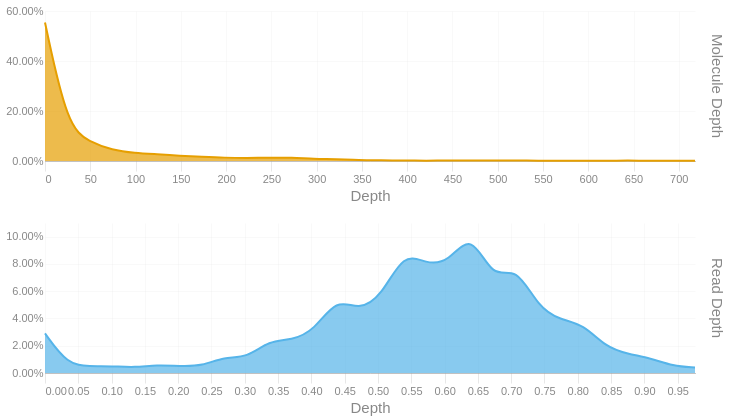

The notebook cell this image was saved under:
### Code cell
readdep = depth_hist(tb['Read Depth'], q99, 3)
readdep = readdep.with_columns(pl.lit('Read Depth').alias('Metric'))
if not SKIPLR:
    moldep = depth_hist(tb['Molecule Depth'], mol_q99, 1)
    moldep = moldep.with_columns(pl.lit('Molecule Depth').alias('Metric'))
    _hist = pl.concat([readdep, moldep])
    _hist = _hist.filter(pl.col('Proportion') != 0)
    with SafeRender(_hist):
        (
            alt.Chart(_hist)        
            .mark_area(interpolate = "basis")
            .encode(
                x=alt.X('Bin:Q').scale(domainMin=0).axis(alt.Axis(title='Depth')),
                y = alt.Y('Proportion:Q', title = None).axis(format = '.2%'),
                color = alt.Color('Metric:N').legend(None),
                row = alt.Row("Metric:N").header(title = None, labelOrient = 'right'),
                tooltip = [
                    alt.Tooltip("Metric:N", title = "Metric"),
                    alt.Tooltip('Interval:N', title = "Depth Interval"),
                    alt.Tooltip('Proportion:Q', title = "% Alignments").format('.2%')
                ]
            )
            .resolve_scale(x='independent', y='independent')
            .properties(
                height = 150, width = 650,
                usermeta={'embedOptions': {'downloadFileName': f'{samplename}.depth.hist'}}
            )
        ).display()
else:
    readdep = readdep.filter(pl.col('Proportion') != 0)
    with SafeRender(readdep):
        (
            alt.Chart(readdep)        
            .mark_area(interpolate = "basis")
            .encode(
                x=alt.X('Bin:Q').scale(domainMin=0).axis(alt.Axis(title='Depth')),
                y = alt.Y('Proportion:Q', title = None).axis(format = '.2%'),
                tooltip = [
                    alt.Tooltip('Interval:N', title = "Depth Interval"),
                    alt.Tooltip('Proportion:Q', title = "% Alignments").format('.2%')
                ]
            )
            .properties(
                usermeta={'embedOptions': {'downloadFileName': f'{samplename}.depth.hist'}}
            )
        ).display()

### Figure 1 — Vega-Lite specification as saved in the notebook (floating-point values rounded to 4 significant figures)
{"width": 650, "height": 150, "config": {"title": {"anchor": "start", "dy": -15, "fontSize": 18, "color": "#888888", "subtitleColor": "#888888", "subtitleFontSize": 14}, "arc": {"fill": "#0072B2"}, "axis": {"domainColor": "#888888", "domainWidth": 0.5, "gridWidth": 0.2, "grid": false, "titleFontWeight": 400, "titleFontSize": 15, "labelFontSize": 11, "labelColor": "#888888", "tickColor": "#888888", "tickWidth": 0.2, "titleColor": "#888888"}, "axisBand": {"grid": false}, "axisX": {"grid": true, "tickSize": 10, "domainCap": "round"}, "axisY": {"domain": false, "grid": true, "tickSize": 0, "domainCap": "round"}, "background": "transparent", "header": {"labelFontSize": 15, "labelColor": "#888888", "titleFontSize": 15, "titleFontWeight": 600, "titleColor": "#888888"}, "legend": {"labelFont": "sans-serif", "labelFontSize": 12, "labelColor": "#888888", "symbolSize": 100, "symbolType": "circle", "titleFontSize": 12, "titlePadding": 10, "titleColor": "#888888", "title": null}, "range": {"category": ["#E69F00", "#56B4E9", "#009E73", "#F0E442", "#0072B2", "#D55E00", "#CC79A7", "#000000"], "diverging": ["#cfe8f3", "#a2d4ec", "#73bfe2", "#46abdb", "#1696d2", "#12719e"]}, "area": {"fill": "#0072B2", "fillOpacity": 0.7, "line": true, "strokeOpacity": 0.7}, "line": {"color": "#0072B2", "stroke": "#0072B2", "strokeWidth": 2}, "trail": {"color": "#0072B2", "stroke": "#0072B2", "strokeWidth": 0, "size": 1}, "point": {"filled": true, "fillOpacity": 1.0, "size": 95}, "text": {"color": "#888888", "fontSize": 11, "align": "right", "fontWeight": 400, "size": 11}, "bar": {"fill": "#0072B2", "stroke": null}, "view": {"stroke": null, "continuousWidth": 660, "continuousHeight": 400}}, "data": {"name": "data-955fdf750ed2e4f571054cb257cf0ff0"}, "mark": {"type": "area", "interpolate": "basis"}, "encoding": {"color": {"field": "Metric", "legend": null, "type": "nominal"}, "row": {"field": "Metric", "header": {"title": null, "labelOrient": "right"}, "type": "nominal"}, "tooltip": [{"field": "Metric", "title": "Metric", "type": "nominal"}, {"field": "Interval", "title": "Depth Interval", "type": "nominal"}, {"field": "Proportion", "format": ".2%", "title": "% Alignments", "type": "quantitative"}], "x": {"axis": {"title": "Depth"}, "field": "Bin", "scale": {"domainMin": 0}, "type": "quantitative"}, "y": {"axis": {"format": ".2%"}, "field": "Proportion", "title": null, "type": "quantitative"}}, "resolve": {"scale": {"x": "independent", "y": "independent"}}, "usermeta": {"embedOptions": {"downloadFileName": "S1_Annapolis_29.depth.hist"}}, "$schema": "https://vega.github.io/schema/vega-lite/v6.1.0.json", "datasets": {"data-955fdf750ed2e4f571054cb257cf0ff0": [{"Bin": 0.0, "Interval": "0.0-0.034", "Proportion": 0.029, "Metric": "Read Depth"}, {"Bin": 0.034, "Interval": "0.034-0.067", "Proportion": 0.006, "Metric": "Read Depth"}, {"Bin": 0.067, "Interval": "0.067-0.101", "Proportion": 0.005, "Metric": "Read Depth"}, {"Bin": 0.101, "Interval": "0.101-0.135", "Proportion": 0.005, "Metric": "Read Depth"}, {"Bin": 0.135, "Interval": "0.135-0.168", "Proportion": 0.004, "Metric": "Read Depth"}, {"Bin": 0.168, "Interval": "0.168-0.202", "Proportion": 0.006, "Metric": "Read Depth"}, {"Bin": 0.202, "Interval": "0.202-0.236", "Proportion": 0.005, "Metric": "Read Depth"}, {"Bin": 0.236, "Interval": "0.236-0.269", "Proportion": 0.005, "Metric": "Read Depth"}, {"Bin": 0.269, "Interval": "0.269-0.303", "Proportion": 0.012, "Metric": "Read Depth"}, {"Bin": 0.303, "Interval": "0.303-0.337", "Proportion": 0.011, "Metric": "Read Depth"}, {"Bin": 0.337, "Interval": "0.337-0.37", "Proportion": 0.024, "Metric": "Read Depth"}, {"Bin": 0.37, "Interval": "0.37-0.404", "Proportion": 0.024, "Metric": "Read Depth"}, {"Bin": 0.404, "Interval": "0.404-0.438", "Proportion": 0.031, "Metric": "Read Depth"}, {"Bin": 0.438, "Interval": "0.438-0.471", "Proportion": 0.055, "Metric": "Read Depth"}, {"Bin": 0.471, "Interval": "0.471-0.505", "Proportion": 0.046, "Metric": "Read Depth"}, {"Bin": 0.505, "Interval": "0.505-0.539", "Proportion": 0.056, "Metric": "Read Depth"}, {"Bin": 0.539, "Interval": "0.539-0.572", "Proportion": 0.089, "Metric": "Read Depth"}, {"Bin": 0.572, "Interval": "0.572-0.606", "Proportion": 0.08, "Metric": "Read Depth"}, {"Bin": 0.606, "Interval": "0.606-0.64", "Proportion": 0.081, "Metric": "Read Depth"}, {"Bin": 0.64, "Interval": "0.64-0.673", "Proportion": 0.104, "Metric": "Read Depth"}, {"Bin": 0.673, "Interval": "0.673-0.707", "Proportion": 0.068, "Metric": "Read Depth"}, {"Bin": 0.707, "Interval": "0.707-0.741", "Proportion": 0.079, "Metric": "Read Depth"}, {"Bin": 0.741, "Interval": "0.741-0.774", "Proportion": 0.048, "Metric": "Read Depth"}, {"Bin": 0.774, "Interval": "0.774-0.808", "Proportion": 0.039, "Metric": "Read Depth"}, {"Bin": 0.808, "Interval": "0.808-0.842", "Proportion": 0.036, "Metric": "Read Depth"}, {"Bin": 0.842, "Interval": "0.842-0.875", "Proportion": 0.019, "Metric": "Read Depth"}, {"Bin": 0.875, "Interval": "0.875-0.909", "Proportion": 0.014, "Metric": "Read Depth"}, {"Bin": 0.909, "Interval": "0.909-0.943", "Proportion": 0.011, "Metric": "Read Depth"}, {"Bin": 0.943, "Interval": "0.943-0.976", "Proportion": 0.005, "Metric": "Read Depth"}, {"Bin": 0.976, "Interval": "0.976-1.01", "Proportion": 0.004, "Metric": "Read Depth"}, {"Bin": 0.0, "Interval": "0.0-24.8", "Proportion": 0.554, "Metric": "Molecule Depth"}, {"Bin": 24.8, "Interval": "24.8-49.5", "Proportion": 0.136, "Metric": "Molecule Depth"}, {"Bin": 49.5, "Interval": "49.5-74.3", "Proportion": 0.076, "Metric": "Molecule Depth"}, {"Bin": 74.3, "Interval": "74.3-99.0", "Proportion": 0.044, "Metric": "Molecule Depth"}, {"Bin": 99.0, "Interval": "99.0-123.8", "Proportion": 0.032, "Metric": "Molecule Depth"}, {"Bin": 123.8, "Interval": "123.8-148.5", "Proportion": 0.027, "Metric": "Molecule Depth"}, {"Bin": 148.5, "Interval": "148.5-173.3", "Proportion": 0.021, "Metric": "Molecule Depth"}, {"Bin": 173.3, "Interval": "173.3-198.1", "Proportion": 0.017, "Metric": "Molecule Depth"}, {"Bin": 198.1, "Interval": "198.1-222.8", "Proportion": 0.013, "Metric": "Molecule Depth"}, {"Bin": 222.8, "Interval": "222.8-247.6", "Proportion": 0.012, "Metric": "Molecule Depth"}, {"Bin": 247.6, "Interval": "247.6-272.3", "Proportion": 0.013, "Metric": "Molecule Depth"}, {"Bin": 272.3, "Interval": "272.3-297.1", "Proportion": 0.014, "Metric": "Molecule Depth"}, {"Bin": 297.1, "Interval": "297.1-321.8", "Proportion": 0.008, "Metric": "Molecule Depth"}, {"Bin": 321.8, "Interval": "321.8-346.6", "Proportion": 0.008, "Metric": "Molecule Depth"}, {"Bin": 346.6, "Interval": "346.6-371.4", "Proportion": 0.003, "Metric": "Molecule Depth"}, {"Bin": 371.4, "Interval": "371.4-396.1", "Proportion": 0.003, "Metric": "Molecule Depth"}, {"Bin": 396.1, "Interval": "396.1-420.9", "Proportion": 0.002, "Metric": "Molecule Depth"}, {"Bin": 420.9, "Interval": "420.9-445.6", "Proportion": 0.001, "Metric": "Molecule Depth"}, {"Bin": 445.6, "Interval": "445.6-470.4", "Proportion": 0.002, "Metric": "Molecule Depth"}, {"Bin": 470.4, "Interval": "470.4-495.1", "Proportion": 0.002, "Metric": "Molecule Depth"}, {"Bin": 495.1, "Interval": "495.1-519.9", "Proportion": 0.002, "Metric": "Molecule Depth"}, {"Bin": 519.9, "Interval": "519.9-544.6", "Proportion": 0.003, "Metric": "Molecule Depth"}, {"Bin": 544.6, "Interval": "544.6-569.4", "Proportion": 0.001, "Metric": "Molecule Depth"}, {"Bin": 569.4, "Interval": "569.4-594.2", "Proportion": 0.001, "Metric": "Molecule Depth"}, {"Bin": 594.2, "Interval": "594.2-618.9", "Proportion": 0.001, "Metric": "Molecule Depth"}, {"Bin": 618.9, "Interval": "618.9-643.7", "Proportion": 0.001, "Metric": "Molecule Depth"}, {"Bin": 643.7, "Interval": "643.7-668.4", "Proportion": 0.002, "Metric": "Molecule Depth"}, {"Bin": 668.4, "Interval": "668.4-693.2", "Proportion": 0.001, "Metric": "Molecule Depth"}, {"Bin": 693.2, "Interval": "693.2-717.9", "Proportion": 0.001, "Metric": "Molecule Depth"}, {"Bin": 717.9, "Interval": "717.9-742.7", "Proportion": 0.001, "Metric": "Molecule Depth"}]}}
